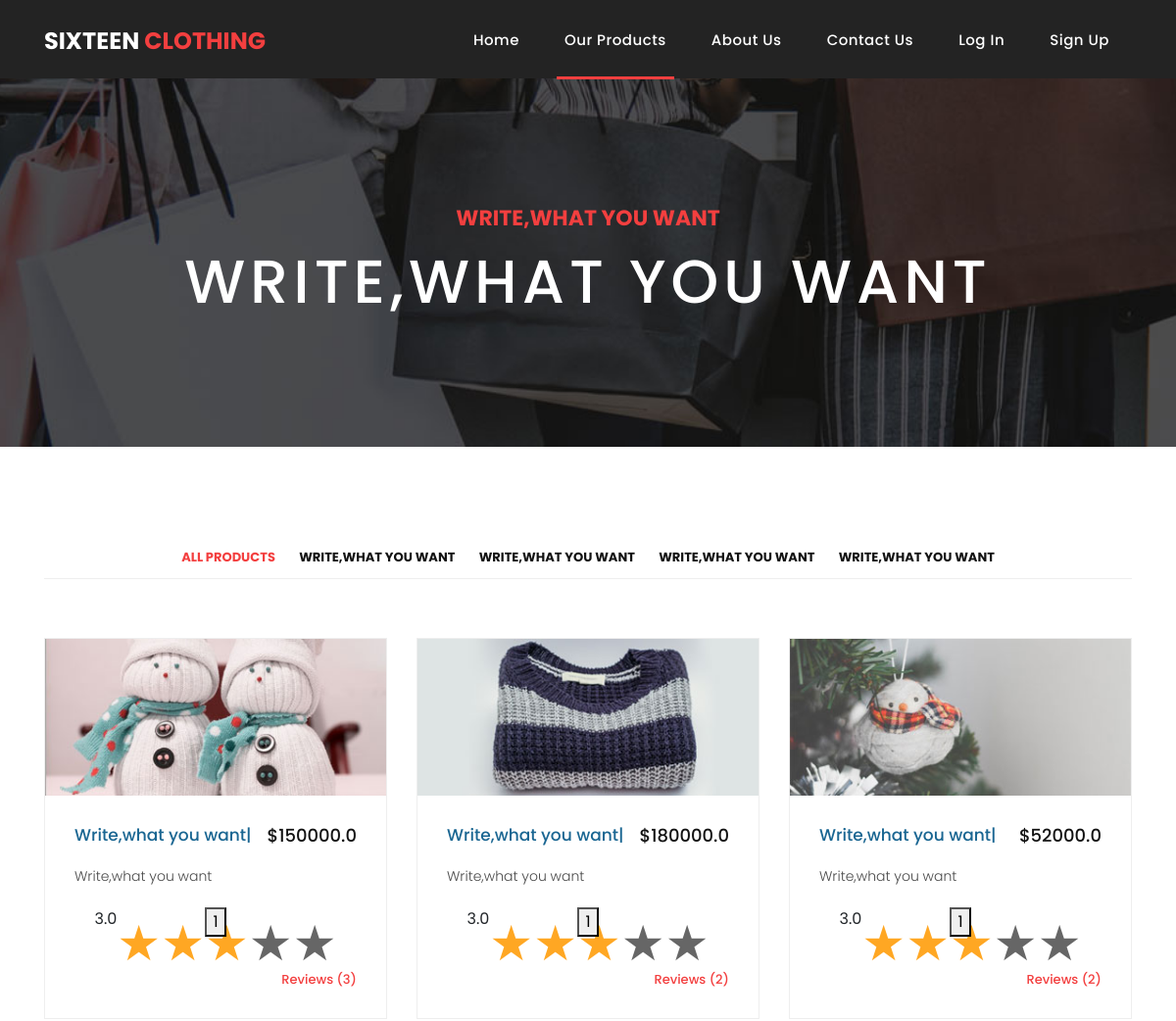
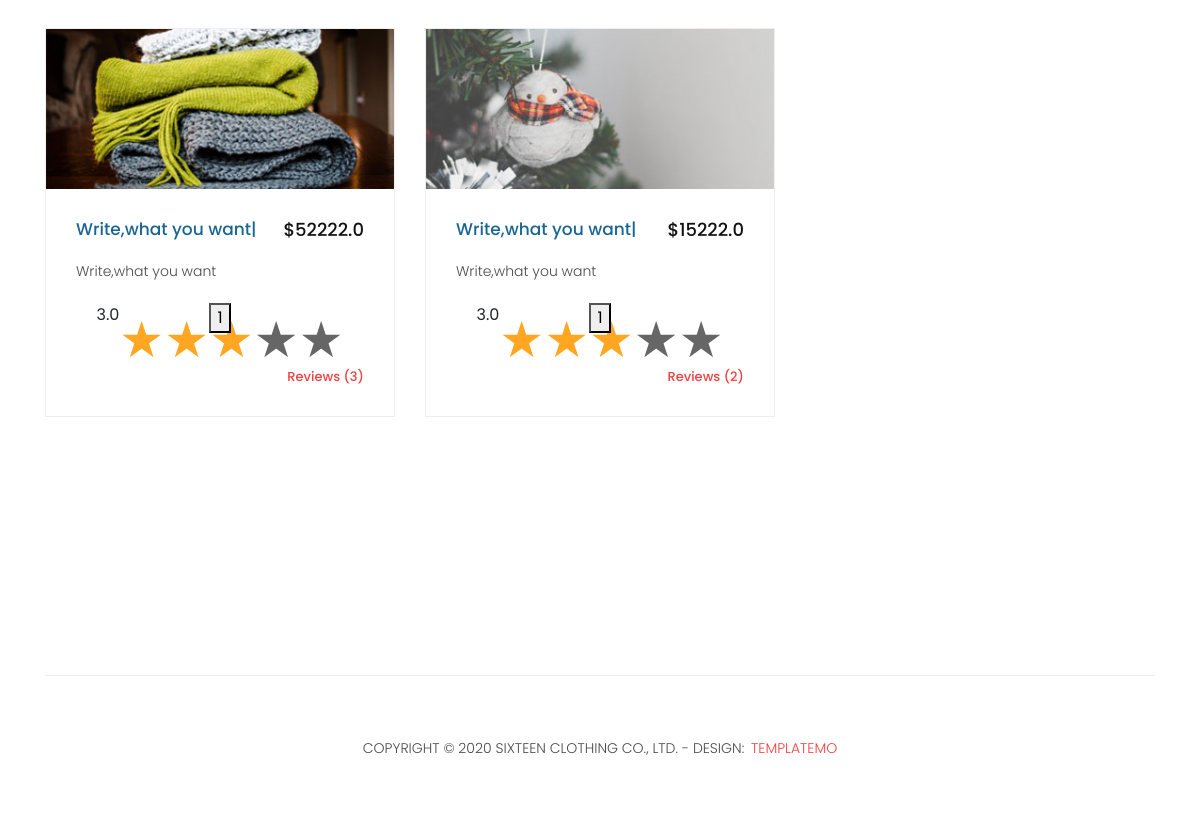
Screenshot of /products/ with the database file from the repository (2 pictures, top to bottom).
### main/models.py (models this page shows, shortened)
class ProductTitle(models.Model):
    prod_title_1 = models.CharField('title 1',max_length=100)
    prod_title_2 = models.CharField('title 2',max_length=100)

class Products(models.Model):
    prod_name = models.CharField('product name',max_length=30)
    prod_teg = models.CharField('product teg',max_length=30)

class JarangProd(models.Model):
    jarang_name = models.ForeignKey(Products,on_delete=models.CASCADE)
    price = models.FloatField('price')
    line_1 = models.CharField('line 1',max_length=50)
    line_3 = models.TextField('line 3',max_length=50)
    image = models.ImageField('image')
    review = models.ManyToManyField(User)

### main/views.py (the view)
# urls.py: path('products/',views.products,name='products'),
def products(request):
    prod_list = Products.objects.all()
    s = 0
    for item in Like.objects.all().values():
        s += item.get('grade' , 0)
    if not Like.objects.count():
        mean_grade = 5
    else:
        mean_grade = s / Like.objects.count()
    jarang_list = JarangProd.objects.all()
    prod_title = ProductTitle.objects.all()[0]
    if request.method == 'POST':
        print(request.POST)
    return render(request,'main/products.html',context={
        'act':'products',
        'prod_list':prod_list,
        'jarang_list':jarang_list,
        'mean_grade':mean_grade,
        'prod_title':prod_title
    })

### main/templates/main/products.html (shortened to what this page needs)
{% extends 'main/base.html' %}
{% block content %}
    <div class="page-heading products-heading header-text">
      <div class="container">
        <div class="row">
          <div class="col-md-12">
            <div class="text-content">
              <h4>{{ prod_title.prod_title_1 }}</h4>
              <h2>{{ prod_title.prod_title_1 }}</h2>
            </div>
          </div>
        </div>
      </div>
    </div>
    <div class="products">
      <div class="container">
        <div class="row">
          <div class="col-md-12">
            <div class="filters">
              <ul>
                  <li class="active" data-filter="*">All Products</li>
                  {% for i in prod_list %}
                    <li data-filter=".{{ i.prod_teg }}">{{ i.prod_name }}</li>
                  {% endfor %}
              </ul>
            </div>
          </div>
          <div class="col-md-12">
            <div class="filters-content">
                <div class="row grid">
                  {% for i in jarang_list %}
                    <div class="col-lg-4 col-md-4 all {{ i.jarang_name.prod_teg }}">
                      <div class="product-item">
                        <a href="#"><img src="{{ i.image.url }}" alt=""></a>
                        <div class="down-content">
                          <a href="#"><h4>{{ i.line_1 }}|</h4></a>
                          <h6>${{ i.price }}</h6>
                          <p>{{ i.line_3 }}</p>
                          <form method="post">
                          <ul class="rating">
                            <input type="submit" id="star1" name="rate" value="1">
                            <label for="star1" title="text" type="submit"></label>
                            <label for="star2" title="text" type="submit" ></label>
                            <label for="star3" title="text"></label>
                            <label for="star4" title="text"></label>
                            <label for="star5" title="text"></label>
                            {{ mean_grade }}
                          </ul>
                          </form>
                          <span>Reviews ({{ i.review.count }})</span>
                        </div>
                      </div>
                    </div>
                  {% endfor %}
                </div>
            </div>
          </div>
          </div>
        </div>
      </div>
{% endblock %}

### main/static/assets/css/templatemo-sixteen.css (style rules this page uses)
body { font-family: 'Poppins', sans-serif; overflow-x: hidden; text-rendering: optimizeLegibility; -webkit-font-smoothing: antialiased; -moz-osx-font-smoothing: grayscale; }
p { margin-bottom: 0px; font-size: 14px; font-weight: 300; color: #4a4a4a; line-height: 24px; }
a { text-decoration: none!important; }
ul { padding: 0; margin: 0; list-style: none; }
h1,h2,h3,h4,h5,h6 { margin: 0px; }
.products-heading { background-image: url(../images/products-heading.jpg); }
.page-heading { padding: 210px 0px 130px 0px; text-align: center; background-position: center center; background-repeat: no-repeat; background-size: cover; }
.page-heading .text-content h4 { color: #f33f3f; font-size: 22px; text-transform: uppercase; font-weight: 700; margin-bottom: 15px; }
.page-heading .text-content h2 { color: #fff; font-size: 62px; text-transform: uppercase; letter-spacing: 5px; }
.product-item { border: 1px solid #eee; margin-bottom: 30px; }
.product-item .down-content { padding: 30px; position: relative; }
.product-item img { width: 100%; overflow: hidden; }
.product-item .down-content h4 { font-size: 17px; color: #1a6692; margin-bottom: 20px; }
.product-item .down-content h6 { position: absolute; top: 30px; right: 30px; font-size: 18px; color: #121212; }
.product-item .down-content p { margin-bottom: 20px; }
.product-item .down-content span { position: absolute; right: 30px; bottom: 30px; font-size: 13px; color: #f33f3f; font-weight: 500; }
.products { margin-top: 100px; }
.products .filters { text-align: center; border-bottom: 1px solid #eee; padding-bottom: 10px; margin-bottom: 60px; }
.products .filters li { text-transform: uppercase; font-size: 13px; font-weight: 700; color: #121212; display: inline-block; margin: 0px 10px; transition: all .3s; cursor: pointer; }
.products .filters ul li.active, .products .filters ul li:hover { color: #f33f3f; }

### main/static/assets/css/star.css (style rules this page uses)
.rating { display: flex; flex-direction: row-reverse; justify-content: center; }
.rating:not(:checked) > input { position: absolute; appearance: none; }
.rating:not(:checked) > label { cursor: pointer; font-size: 50px; color: #666; }
.rating:not(:checked) > label:before { content: '★'; }
.rating > input:checked ~ label { color: #ffa723; }

### rows the page displays
ProductTitle: prod_title_1 "WRITE,WHAT YOU WANT"
Products: prod_name "WRITE,WHAT YOU WANT"
Products: prod_name "WRITE,WHAT YOU WANT"
Products: prod_name "WRITE,WHAT YOU WANT"
Products: prod_name "WRITE,WHAT YOU WANT"
JarangProd: image (picture), line_1 "Write,what you want", price "150000.0", line_3 "Write,what you want", mean_grade "3.0", review.count "3"
JarangProd: image (picture), line_1 "Write,what you want", price "180000.0", line_3 "Write,what you want", mean_grade "3.0", review.count "2"
JarangProd: image (picture), line_1 "Write,what you want", price "52000.0", line_3 "Write,what you want", mean_grade "3.0", review.count "2"
JarangProd: image (picture), line_1 "Write,what you want", price "52222.0", line_3 "Write,what you want", mean_grade "3.0", review.count "3"
JarangProd: image (picture), line_1 "Write,what you want", price "15222.0", line_3 "Write,what you want", mean_grade "3.0", review.count "2"
